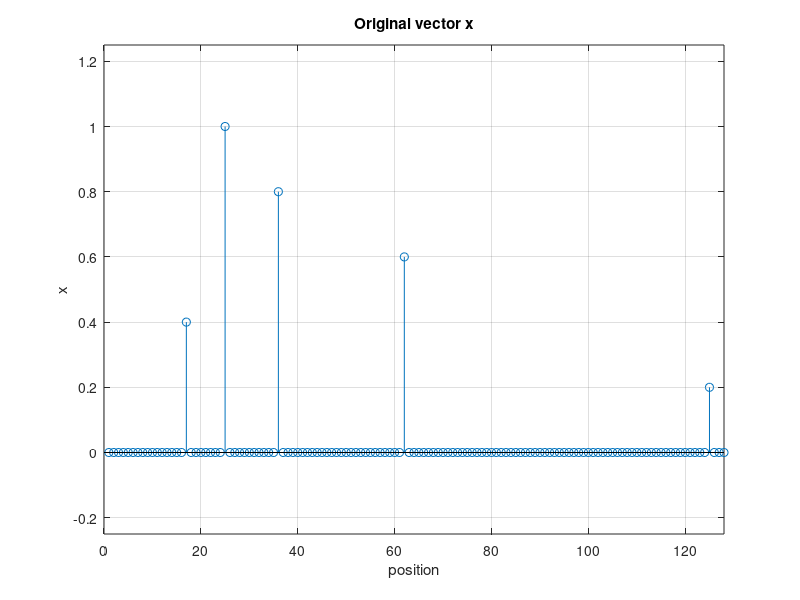
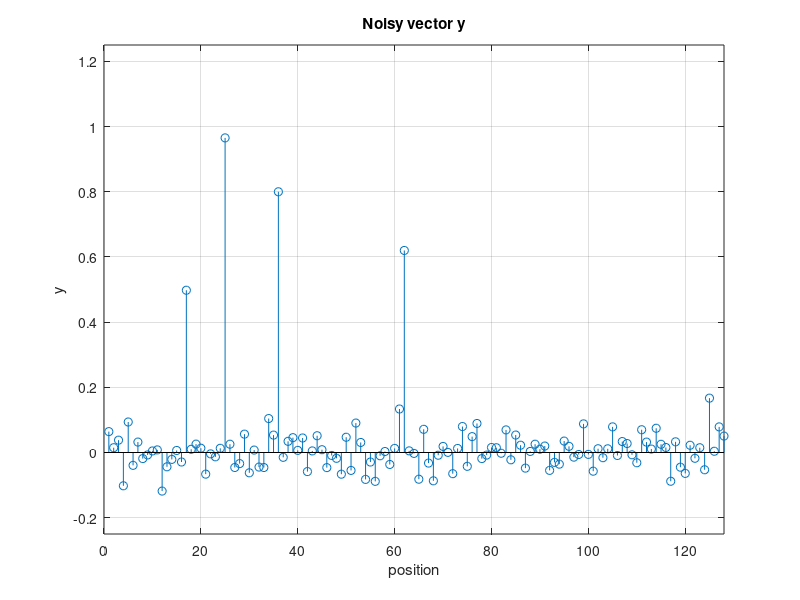
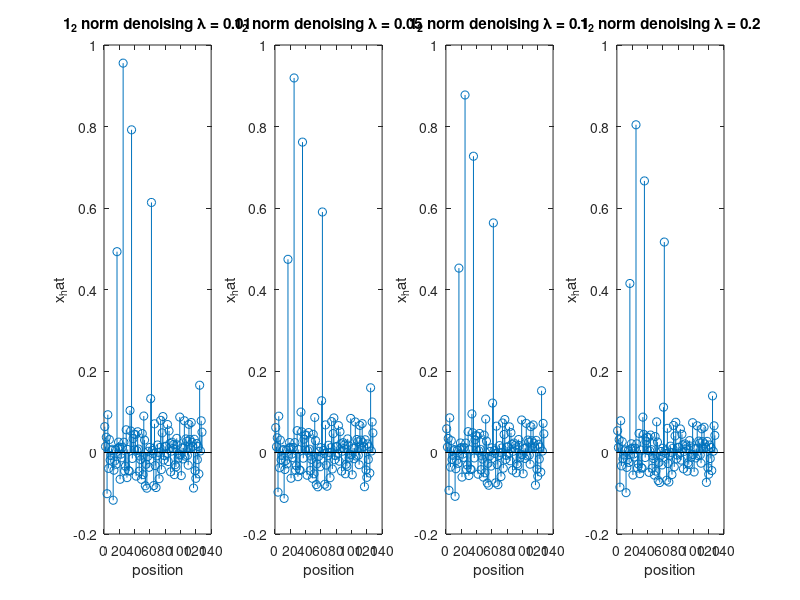

The MATLAB source for these figures, in order: (Note: this script raises an error after producing the figures.)
% generating a row vector
n = 128;
k = 5;
x = zeros(1, n);
peaks = randperm(n);
peaks = peaks(1:k);
x(peaks) = (1:k)/k;

figure(1);
stem(x);
grid on; xlabel('position'); ylabel('x');
title('Original vector x');
axis([0 n -0.25 1.25]);

% adding noise to the signal
v = 0.05; % variance
sigma = sqrt(v); % standard deviation
N = normrnd(0, v, [1, n]);
Y = x + N;

figure(2);
stem(Y);
grid on; xlabel('position'); ylabel('y');
title('Noisy vector y');
axis([0 n -0.25 1.25]);


% Try to denoise
lambda1 = 0.01;
x_hat1 = (1/(1 + lambda1))*Y;
lambda2 = 0.05;
x_hat2 = (1/(1 + lambda2))*Y;

lambda3 = 0.1;
x_hat3 = (1/(1 + lambda3))*Y;

lambda4 = 0.2;
x_hat4 = (1/(1 + lambda4))*Y;

figure(3);
subplot(1,4,1);
stem(x_hat1);
xlabel('position'); ylabel('x_hat');
title('1_2 norm denoising \lambda = 0.01');
subplot(1,4,2);
stem(x_hat2);
xlabel('position'); ylabel('x_hat');
title('1_2 norm denoising \lambda = 0.05');
subplot(1,4,3);
stem(x_hat3);
xlabel('position'); ylabel('x_hat');
title('1_2 norm denoising \lambda = 0.1');
subplot(1,4,4);
stem(x_hat4);
xlabel('position'); ylabel('x_hat');
title('1_2 norm denoising \lambda = 0.2');

%figure(3);
%stem(x_hat3);
%xlabel('position'); ylabel('x_hat');
%title(['1_2 norm denoising \lambda = ' num2str(lambda)])

umin=-10;
umax=10;
n=20;
u=umin+rand(1,n)*(umax-umin);


lambdau = 9.5;
u_hat = SoftThresh1(u, lambdau);


figure(5);
stem(u)
grid on; xlabel('position'); ylabel('u');
title("Original signal u");

figure(7);
stem(u_hat)
grid on; xlabel('position'); ylabel('u');
title("Reconstructed signal u");

figure(6);
plot(u_hat);
hold on;
plot(u, "g");
hold off;
grid on; xlabel('position'); ylabel('u');
title(['Soft thresholing test with u, \lambda = ' num2str(lambdau)]);

%plot(u, u_hat)

lambda = 0.15;
x_hat2 = SoftThresh1(Y, lambda);
plot(x_hat2, x)

figure(4);
stem(x_hat2);
grid on; xlabel('position'); ylabel('x');
title(['Soft thresholing, \lambda = ' num2str(lambda)]);
%axis([0 n -0.25 1.25]);